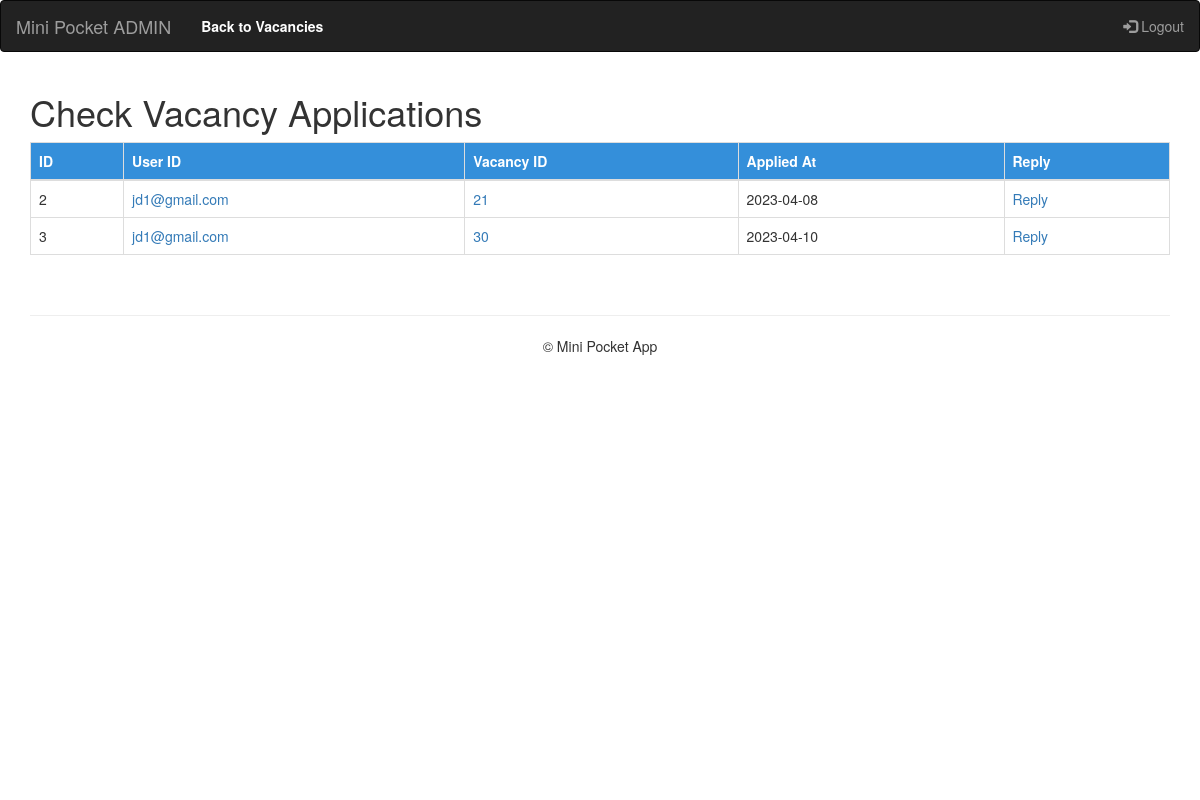
Screenshot of /admin/check-vacancy-applications.php (signed in) with the database file from the repository.
### tables this page shows
CREATE TABLE `job_applications` (
  `id` int(11) NOT NULL,
  `user_id` varchar(50) NOT NULL,
  `vacancy_id` int(11) NOT NULL,
  `application_date` date NOT NULL DEFAULT current_timestamp()
);

### admin/check-vacancy-applications.php (the view, shortened to what this page needs)
<?php
include('../config.php');
$admin_email = 'help@minipocket.com';
?>
<!DOCTYPE html>
<html lang="en">
<head>
    <link rel="stylesheet" href="https://maxcdn.bootstrapcdn.com/bootstrap/3.4.0/css/bootstrap.min.css">
    <link rel="stylesheet" href="https://use.fontawesome.com/releases/v5.8.1/css/all.css">
    <link rel="stylesheet" href="https://cdnjs.cloudflare.com/ajax/libs/font-awesome/4.7.0/css/font-awesome.min.css">
    <link rel="stylesheet" href="styles/style.css">
</head>
<body>
    <nav class="navbar navbar-inverse">
        <div class="container-fluid">
            <div class="navbar-header">
                <a class="navbar-brand" href="#">Mini Pocket ADMIN</a>
            </div>
            <ul class="nav navbar-nav">
                <li class=""><a class="" href="check-vacancies.php" style="color: #fff; font-weight: bold">Back to Vacancies</a></li>
            </ul>
            <ul class="nav navbar-nav navbar-right">
                <li><a href="admin-logout.php"><span class="glyphicon glyphicon-log-in"></span> Logout</a></li>
            </ul>
        </div>
    </nav>
    <div class="container regs-con">
        <?php
        $sql = "SELECT id, user_id, vacancy_id, application_date FROM job_applications";
        $result = mysqli_query($conn, $sql);
        ?>
        <h1>Check Vacancy Applications</h1>
        <table class="table table-bordered" id="applications-table">
            <thead>
                <tr>
                    <th>ID</th>
                    <th>User ID</th>
                    <th>Vacancy ID</th>
                    <th>Applied At</th>
                    <th>Reply</th>
                </tr>
            </thead>
            <tbody>
                <?php
                while ($row = mysqli_fetch_assoc($result)) {
                    echo "<tr>";
                    echo "<td>" . $row['id'] . "</td>";
                    echo "<td><a href='check-users.php?id=" . $row['user_id'] . "'>" . $row['user_id'] . "</a></td>";
                    echo "<td><a href='check-vacancies.php?id=" . $row['vacancy_id'] . "'>" . $row['vacancy_id'] . "</a></td>";
                    echo "<td>" . $row['application_date'] . "</td>";
                    echo "<td><a href='#' onclick='showForm(\"" . $row['id'] . "\", \"" . $row['vacancy_id'] . "\", \"" . $row['user_id'] . "\", \"" . $row['vacancy_id'] . "\", \"" . $row['application_date'] . "\", \"" . $admin_email . "\");'>Reply</a></td>";
                    echo "</tr>";
                }
                ?>
            </tbody>
        </table>
        <br>
        <hr>
        <footer id="footer">
            <p>&copy; Mini Pocket App</p>
        </footer>
</body>
</html>

### admin/styles/style.css (style rules this page uses)
body { padding: 0; margin: 0; }
.regs-con { margin-top: 20px; }
.container { min-height: 88vh; }
th { background-color: rgb(52, 143, 218); color: #fff; }
footer { text-align: center; }

### rows the page displays
job_applications: id "2", user "jd1@gmail.com", vacancy "21", application_date "2023-04-08"
job_applications: id "3", user "jd1@gmail.com", vacancy "30", application_date "2023-04-10"
